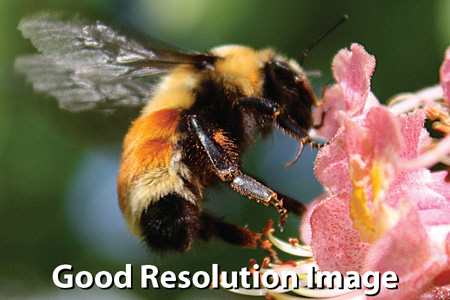
%> input picture Image Histogram + Transformation/test.jpg, 450 x 300 px
$ octave linear_transformation.m   (GNU Octave 9; MATLAB toolbox functions it lacks are replaced by stand-ins)
%> lines starting %> are read from the running program, lines starting %| are printed output that depends on the picture

I = imread(['test.jpg']);
%> I is the input picture: size 300x450x3 uint8; mean R, G, B 118.1, 103.9, 81.7
function H = my_histo(I, nbins)
%> called with nbins = 256
    % Convert image to a vector
    I_vec = I(:);

    % Compute histogram
    H = zeros(1, nbins);
    for i = 1:nbins
        % Define bin edges
        bin_start = (i-1) * (256 / nbins);
        bin_end = i * (256 / nbins);

        % Count pixels in this bin
        H(i) = sum(I_vec >= bin_start & I_vec < bin_end);
    end
%> after the loop, H = 256 values, max 4310 at index 256, min 366 at index 3, mean 1582
end
function I_transformed = hist_linear(I, range_min, range_max)
    % Compute histogram of input image
    H = my_histo(I, 256); % Assuming 256 bins

    % Compute cumulative distribution function (CDF)
    CDF = cumsum(H) / sum(H);
%> CDF = 256 values from 0.00281 to 1

    % Linearly scale CDF to desired range
    scaled_CDF = (range_max - range_min) * CDF + range_min;
%> scaled_CDF = 256 values from 0.718 to 255

    % Apply transformation to the image
    I_transformed = interp1(1:256, scaled_CDF, double(I(:)), 'linear');

    % Reshape transformed image to original size
    I_transformed = reshape(I_transformed, size(I));
%> I_transformed: size 300x450x3 double; 0.28% of the values are NaN or infinite; the others: min 0.718, max 252.3, mean 127.2
end
range_min = 0;
range_max = 255;
I_transformed = hist_linear(I, range_min, range_max);
subplot(1, 2, 1);
imagesc(I);
title('Original Image');
colormap(gray);
axis off;

subplot(1, 2, 2);
imagesc(I_transformed, [range_min, range_max]);
title('Transformed Image');
colormap(gray);
axis off;
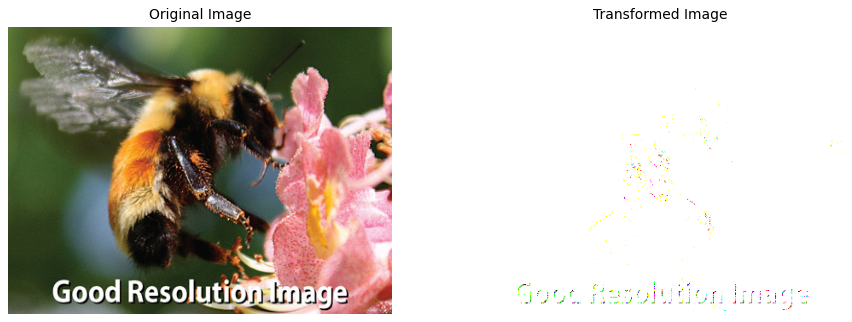
%> figure redrawn from the program's plot data, 2 panels

$ run again, with Image Histogram + Transformation/wallpaperflare.com_wallpaper.jpg copied over Image Histogram + Transformation/test.jpg
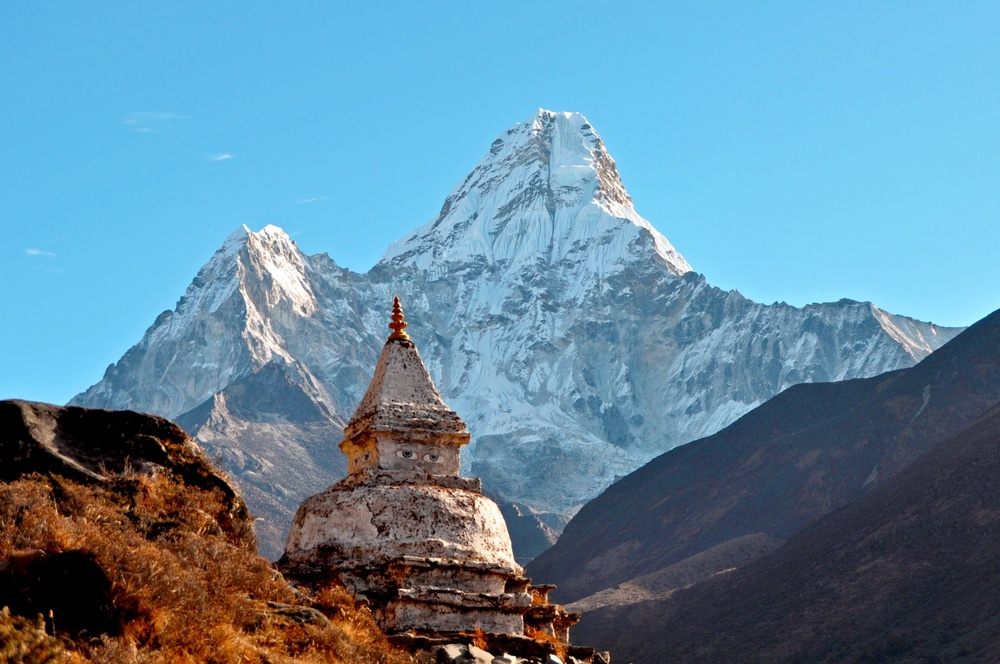
%> input picture Image Histogram + Transformation/wallpaperflare.com_wallpaper.jpg, 1000 x 664 px, shrunk from 4288 x 2848 before the run
%> I is the input picture: size 664x1000x3 uint8; mean R, G, B 98.2, 136.9, 158.9
%> after the loop in my_histo, `for i = 1:nbins`: H = 256 values, max 52290 at index 1, min 1469 at index 228, mean 7781.2
%> CDF = 256 values from 0.0262 to 1
%> scaled_CDF = 256 values from 6.69 to 255
%> I_transformed: size 664x1000x3 double; 2.62% of the values are NaN or infinite; the others: min 6.69, max 254.3, mean 130.2
%> `axis off;`:
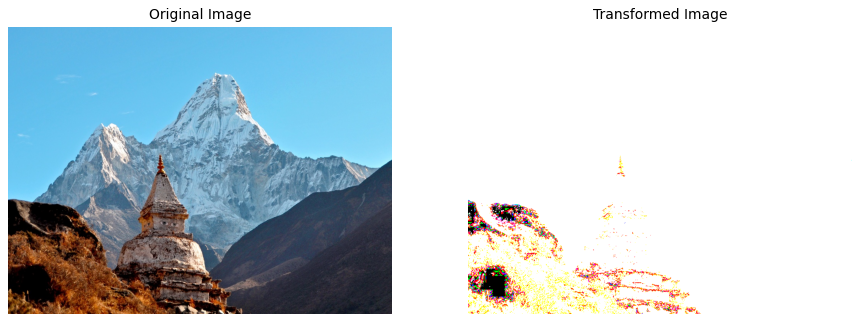
%> figure redrawn from the program's plot data, 2 panels
